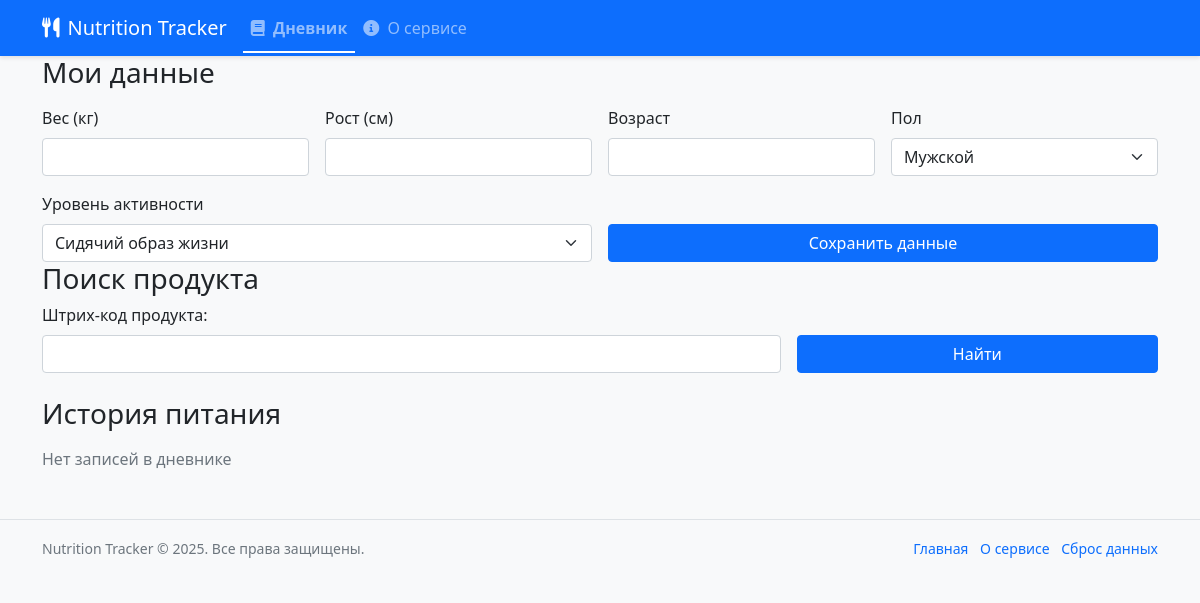
/, run on an earlier commit of the app's database.
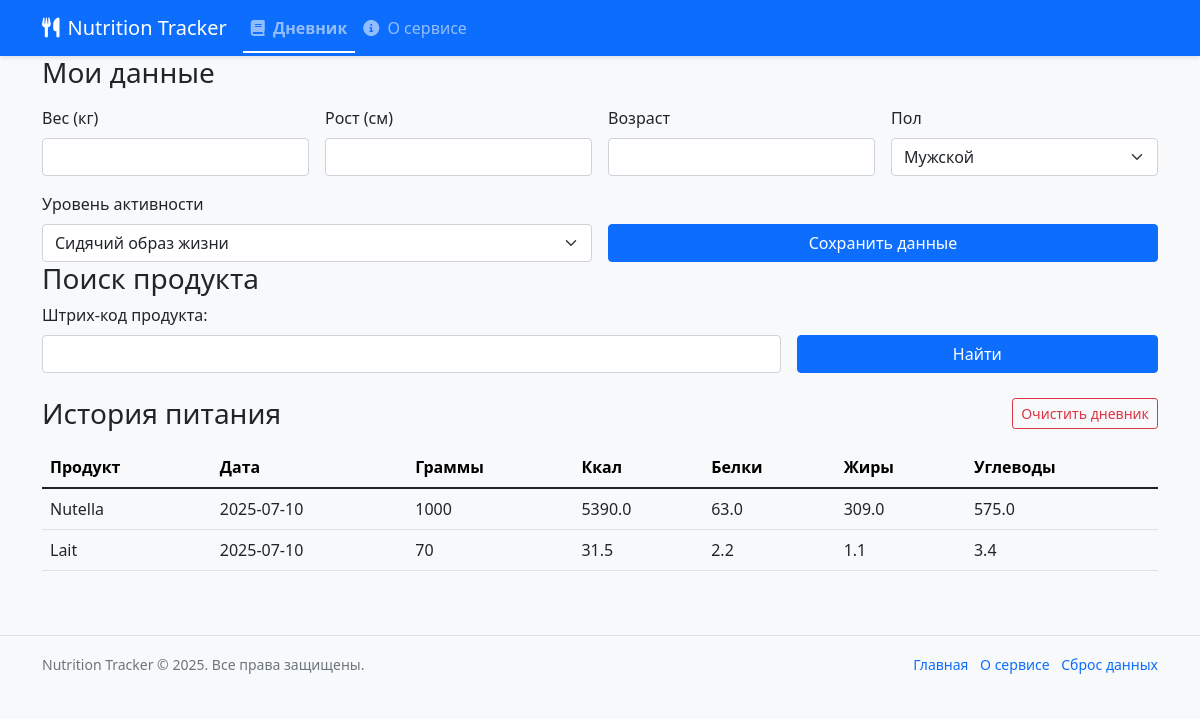
And on a later commit of the database.
### tables this page shows
CREATE TABLE consumption (
            id INTEGER PRIMARY KEY AUTOINCREMENT,
            product_id INTEGER NOT NULL,
            date DATE NOT NULL DEFAULT CURRENT_DATE,
            grams REAL NOT NULL,
            FOREIGN KEY (product_id) REFERENCES products(id) ON DELETE CASCADE
        );

CREATE TABLE products (
            id INTEGER PRIMARY KEY AUTOINCREMENT,
            barcode TEXT UNIQUE,
            name TEXT NOT NULL,
            calories_per_100g REAL,
            proteins_per_100g REAL,
            fats_per_100g REAL,
            carbs_per_100g REAL,
            created_at TIMESTAMP DEFAULT CURRENT_TIMESTAMP
        );

### app.py (the view, shortened to what this page needs)
@app.route("/", methods=["GET", "POST"])
def index():
    db = get_db_connection()
    today = datetime.now().strftime('%Y-%m-%d')
    product = None
    today_stats = None
    daily_norms = None
    food_history = None
    try:
        if 'user_settings' not in session:
            user_settings = db.get_user_settings()
            if user_settings:
                session['user_settings'] = user_settings
        today_stats = db.get_today_nutrition(today)
        food_history = db.get_food_diary()
    except Exception as e:
        flash(f"Ошибка базы данных: {str(e)}", "danger")
    finally:
        db.close()
        recommendations = []
        if 'user_settings' in session and today_stats:
            engine = RecommendationEngine()
            recommendations = engine.recommend_products(daily_norms, today_stats)
            engine.close()
    return render_template(
        "index.html",
        product=product,
        food_history=food_history,
        today_stats=today_stats,
        daily_norms=daily_norms,
        reset_token=RESET_TOKEN,
        recommendations=recommendations
    )

### app.py (called while the page is built)
def get_db_connection():
    return Database()

@app.context_processor
def inject_now():
    return {'now': datetime.now()}

### services/database.py (called while the page is built)
    def get_food_diary(self, days: int = 30) -> List[Tuple]:
        cursor = self.conn.cursor()
        cursor.execute("""
        SELECT * FROM food_diary
        WHERE date >= date('now', ?)
        """, (f"-{days} days",))
        return cursor.fetchall()

    def get_today_nutrition(self, date: str) -> dict:
        cursor = self.conn.cursor()
        cursor.execute("""
        SELECT
            COALESCE(SUM(calories), 0) as total_calories,
            COALESCE(SUM(proteins), 0) as total_proteins,
            COALESCE(SUM(fats), 0) as total_fats,
            COALESCE(SUM(carbs), 0) as total_carbs
        FROM food_diary
        WHERE date = ?
        """, (date,))
        result = cursor.fetchone()
        return {
            "total_calories": result[0],
            "total_proteins": result[1],
            "total_fats": result[2],
            "total_carbs": result[3]
        }

    def close(self):
        self.conn.close()

### templates/index.html (shortened to what this page needs)
{% extends "base.html" %}
{% block content %}
    {% include "partials/user_data.html" %}
    {% include "partials/product_search.html" %}
    {% include "partials/food_history.html" %}
{% endblock %}

### templates/partials/food_history.html (shortened to what this page needs)
<div class="nutrition-card mt-4">
    <div class="d-flex justify-content-between align-items-center mb-3">
        <h3 class="mb-0">История питания</h3>
        {% if food_history %}
        <button class="btn btn-sm btn-outline-danger" data-bs-toggle="modal" data-bs-target="#resetModal">
             Очистить дневник
        </button>
        {% endif %}
    </div>
    {% if food_history %}
    <div class="table-responsive">
        <table class="table table-hover">
            <thead class="table-light">
                <tr>
                    <th>Продукт</th>
                    <th>Дата</th>
                    <th>Граммы</th>
                    <th>Ккал</th>
                    <th>Белки</th>
                    <th>Жиры</th>
                    <th>Углеводы</th>
                </tr>
            </thead>
            <tbody>
                {% for entry in food_history %}
                <tr>
                    <td>{{ entry[1] }}</td>
                    <td>{{ entry[3] }}</td>
                    <td>{{ "%.0f"|format(entry[4]) }}</td>
                    <td>{{ "%.1f"|format(entry[5]) }}</td>
                    <td>{{ "%.1f"|format(entry[6]) }}</td>
                    <td>{{ "%.1f"|format(entry[7]) }}</td>
                    <td>{{ "%.1f"|format(entry[8]) }}</td>
                </tr>
                {% endfor %}
            </tbody>
        </table>
    </div>
    {% else %}
    <p class="text-muted">Нет записей в дневнике</p>
    {% endif %}
</div>

What changed in the data, as far as the page shows it:
added consumption: name "Nutella", date "2025-07-10", grams "1000", entry "5390.0", entry "63.0", entry "309.0", entry "575.0"
added consumption: name "Lait", date "2025-07-10", grams "70", entry "31.5", entry "2.2", entry "1.1", entry "3.4"
Also different on the page:
text no longer shown: "Нет записей в дневнике"
text now shown: "Очистить дневник Продукт Дата Граммы Ккал Белки Жиры Углеводы"
